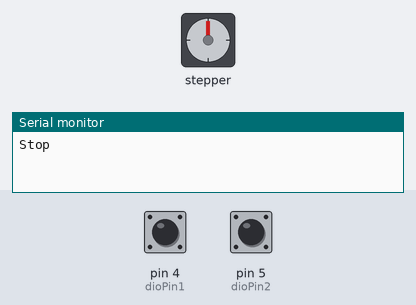
Simulated run of this sketch. Board: Arduino Uno, built with avr-gcc and run on an emulated ATmega328P. On the bench: stepper motor, the last lines printed to the serial monitor. Wiring (inferred from the names in the program): stepper motor driver (400 steps per turn assumed): step pin 3; direction pin 2. The test bench sets the inputs (shaded band); at power-on: pin 4 (dioPin1) HIGH, pin 5 (dioPin2) HIGH.

Above: at 1.2 s.
1.3 s: pin 4 (dioPin1) pulled LOW for 1 s
At 3.1 s:
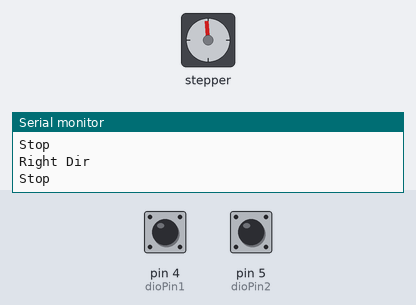
3.8 s: pin 5 (dioPin2) pulled LOW for 3.2 s
At 7.8 s:
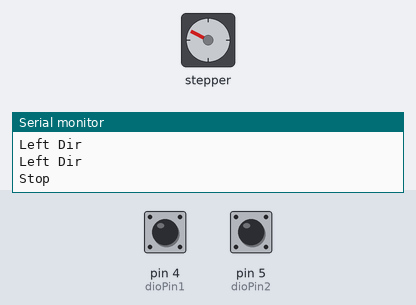
8.5 s: pin 5 (dioPin2) pulled LOW for 1 s
At 9.8 s:
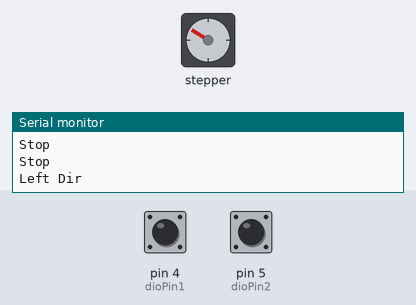
11.0 s: pin 4 (dioPin1) pulled LOW for 3.2 s
At 11.45 s:
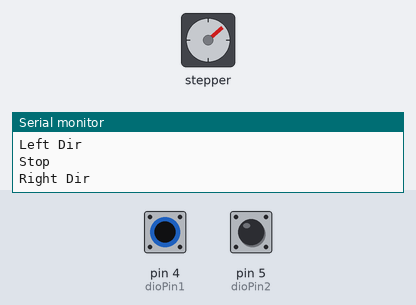
15.7 s: pin 4 (dioPin1) pulled LOW for 3.2 s
At 19.2 s:
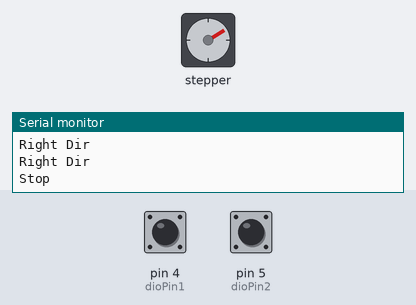
Timing chart, 0 to 20.7 s (numbered marks = the images above; inputs shaded):
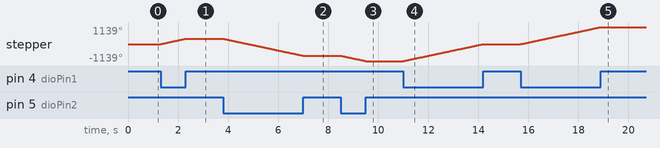

Measured:
- after the input at 1.3 s, stepper: turns 356° clockwise in 1.0 s, starting at once
- after the input at 3.8 s, stepper: turns 1139° counter-clockwise in 3.2 s, starting at once
- after the input at 8.5 s, stepper: turns 356° counter-clockwise in 1.0 s, starting at once
- after the input at 11.0 s, stepper: turns 1139° clockwise in 3.2 s, starting at once
- after the input at 15.7 s, stepper: turns 1139° clockwise in 3.2 s, starting at once

The sketch:

stepperMotor_switchControl.ino
```cpp
// Stepper Motor

const int dirPin = 2; // Direction
const int pulsePin = 3; // Pulse


//const int dirPin = 9; // Direction
//const int pulsePin = 11; // Pulse

// กำหนดยา DIO สำหรับการอ่านค่า
const int dioPin1 = 4; // DIO 4
const int dioPin2 = 5; //DIO 5

// กำหนดค่าการหมุน
const int stepsPerRevolution = 400; // จํานวน pulse ต่อการหมุน 1 รอบ
const int pulseInterval = 2500; // หน่วงเวลาในแต่ละ pulse (2,500 ไมโครวินาที)

unsigned long previousMillis = 0;

void setup() {

//  pinMode(8 , OUTPUT);
//  pinMode(10, OUTPUT);
//  pinMode(12 , OUTPUT);
//  pinMode(13, OUTPUT);
//  digitalWrite(8, LOW);
//  digitalWrite(10, LOW);
//  digitalWrite(12, LOW);
//  digitalWrite(13, LOW);


  pinMode(dirPin, OUTPUT);
  pinMode(pulsePin, OUTPUT);
  pinMode(dioPin1, INPUT_PULLUP);
  pinMode(dioPin2, INPUT_PULLUP);
  Serial.begin(115200);

}

void loop() {
  int dioValuel = digitalRead(dioPin1); // อ่านจาก DIO 4
  int dioValue2 = digitalRead(dioPin2); // อ่านค่าจาก DIO 5

  unsigned long currentMillis = millis();
  if (currentMillis - previousMillis >= 1000) {
    previousMillis = currentMillis;
    if (dioValuel == LOW) Serial.println("Right Dir");
    else if (dioValue2 == LOW) Serial.println("Left Dir");
    else Serial.println("Stop");
  }

  if (dioValuel == LOW) {
    digitalWrite(dirPin, HIGH); //หมุนไปทางขวา

    digitalWrite(pulsePin, HIGH);
    delayMicroseconds(pulseInterval / 2);
    digitalWrite(pulsePin, LOW);
    delayMicroseconds(pulseInterval / 2);

  }  else if (dioValue2 == LOW) {
    digitalWrite(dirPin, LOW); // หมุนไปทางซ้าย

    digitalWrite(pulsePin, HIGH);
    delayMicroseconds(pulseInterval / 2);
    digitalWrite(pulsePin, LOW);
    delayMicroseconds(pulseInterval / 2);
  } else {
    delay(1);
  }

}
```
